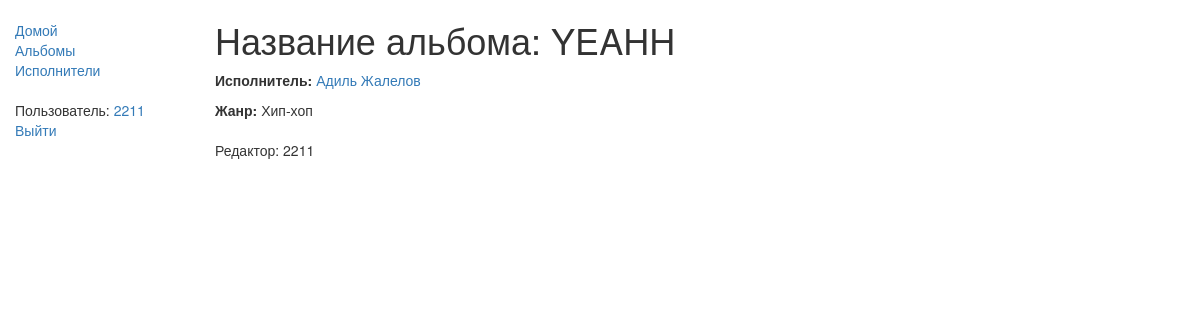
/again/albums/1 (signed in), run on an earlier commit of the app's database.
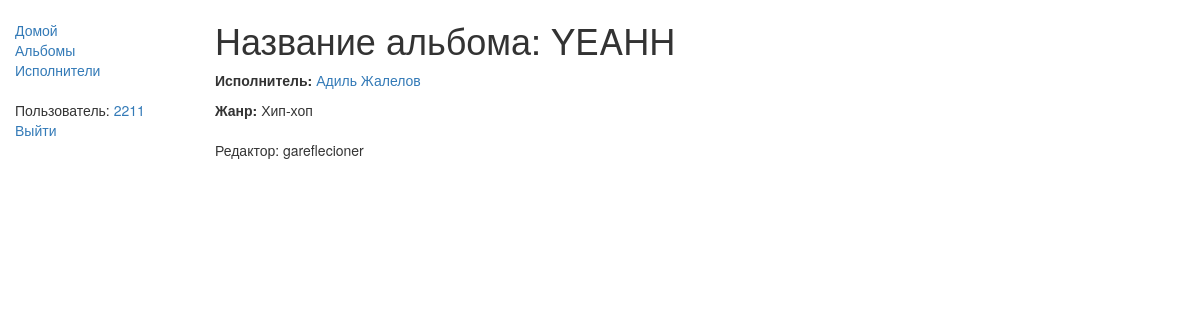
And on a later commit of the database.
### again/models.py (models this page shows, shortened)
class Album(models.Model):
    title = models.CharField(max_length=200)
    author = models.ForeignKey('Author', on_delete=models.SET_NULL, null=True)
    genre = models.ManyToManyField(Genre, help_text="Select a genre for this album")
    writer = models.ForeignKey(get_user_model(), on_delete=models.SET_NULL, related_name='posts', null=True, default=None)

class Author(models.Model):
    first_name = models.CharField(max_length=100)
    last_name = models.CharField(max_length=100)
    def get_absolute_url(self):
        return reverse('author-detail', args=[str(self.id)])
    def __str__(self):
        return '%s %s' % (self.first_name, self.last_name)

### again/views.py (the view)
class AlbumDetailView(LoginRequiredMixin,generic.DetailView):
    model = Album
    template_name = 'again/albumDetail.html'  # Определение имени вашего шаблона и его расположения
    login_url = '/users/login/'

### again/models.py (called while the page is built)
    def __str__(self):
        return self.name

### again/templates/again/albumDetail.html (shortened to what this page needs)
{% extends "base_generic.html" %}
{% block content %}
  <h1>Название альбома: {{ album.title }}</h1>
  <p><strong>Исполнитель:</strong> <a href="{{ album.author.get_absolute_url }}">{{ album.author }}</a></p>
  <p><strong>Жанр:</strong> {% for genre in album.genre.all %} {{ genre }}{% if not forloop.last %}, {% endif %}{% endfor %}</p>
  <ul class="sidebar-nav">
<p class="first"> Редактор: {{album.writer.username|default:"неизвестен"}}</p>
{% endblock %}

What changed in the data, as far as the page shows it:
changed Album "YEAHH": writer.username "2211" → "gareflecioner"
